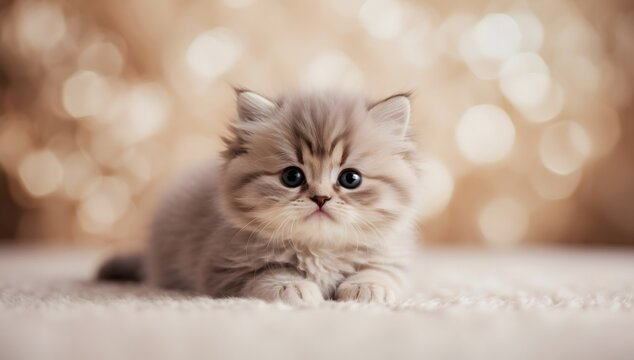
#> input picture Lab5/Images/cat.jpg, 634 x 360 px
$ jupyter execute Lab5.ipynb   (older library calls are emulated)
#> lines starting #> are read from the running program, lines starting #| are printed output that depends on the picture
## *Spatial Filtering – Smoothing and Sharpening* 🖼️✨

### Importing the Libraries  📚

[cell 1]
import cv2
import numpy as np
import matplotlib.pyplot as plt

### Task 1 📦

[cell 2]
def task1_box_filter():
    """
    Convolve an image with a 7x7 box filter, and output the
    original and smoothed image side by side.
    """
    print("\n" + "=" * 60)
    print("📦 TASK 1: 7x7 Box Filter")
    print("=" * 60)

    # Read the image
    img = cv2.imread('Images/cat.jpg')
#> img is the input picture: shape (360, 634, 3); mean B, G, R 150.4, 167.3, 190.5

    # Check if image loaded
    if img is None:
        print("❌ Error: Could not load 'Images/cat.jpg'")
        return

    # Convert BGR to RGB
    img_rgb = cv2.cvtColor(img, cv2.COLOR_BGR2RGB)

    # Create 7x7 box filter (averaging filter)
    kernel_size = 7
    box_kernel = np.ones((kernel_size, kernel_size), np.float32) / (kernel_size ** 2)

    # Apply the box filter
    smoothed = cv2.filter2D(img_rgb, -1, box_kernel)

    # Display results side by side
    plt.figure(figsize=(12, 6))

    plt.subplot(1, 2, 1)
    plt.imshow(img_rgb)
    plt.title('Original Image', fontsize=14, fontweight='bold')
    plt.axis('off')

    plt.subplot(1, 2, 2)
    plt.imshow(smoothed)
    plt.title('Smoothed Image (7x7 Box Filter)', fontsize=14, fontweight='bold')
    plt.axis('off')

    plt.suptitle('Task 1: Box Filter Smoothing', fontsize=16, fontweight='bold', color='navy')
    plt.tight_layout()
    plt.savefig('task1_box_filter.png', dpi=150, bbox_inches='tight')
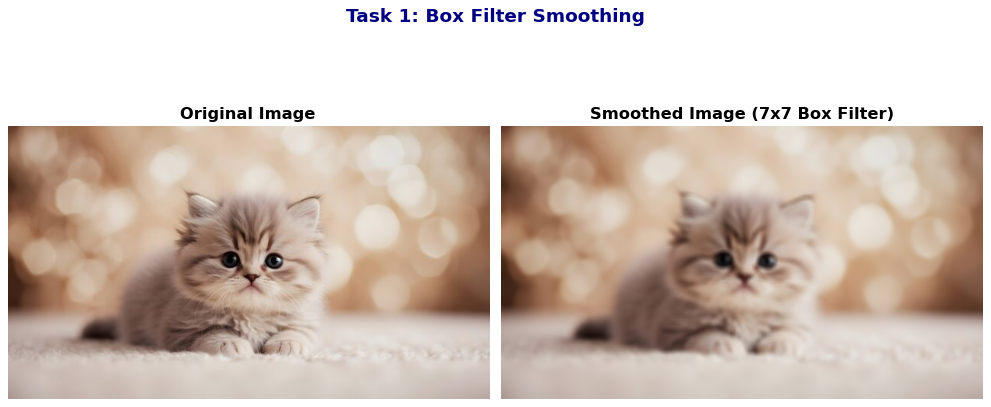
#> figure drawn by matplotlib, 2 panels
    plt.show()

    print("✅ Task 1 completed!")
    print("💾 Saved: task1_box_filter.png")

### Task 2 🌀

[cell 3]
# ════════════════════════════════════════════════════════════════════════════
# TASK #2: Apply 5x5 and 21x21 Gaussian filters
# ════════════════════════════════════════════════════════════════════════════
def task2_gaussian_filter():
    """
    Apply a 5x5 Gaussian filter to the image, then a 21x21 Gaussian filter,
    and show the three images side by side.
    """
    print("\n" + "=" * 60)
    print("🌀 TASK 2: Gaussian Filters (5x5 and 21x21)")
    print("=" * 60)

    # Read the image
    img = cv2.imread('Images/cat.jpg')

    # Check if image loaded
    if img is None:
        print("❌ Error: Could not load 'Images/cat.jpg'")
        return

    # Convert BGR to RGB
    img_rgb = cv2.cvtColor(img, cv2.COLOR_BGR2RGB)

    # Apply 5x5 Gaussian filter
    gaussian_5x5 = cv2.GaussianBlur(img_rgb, (5, 5), 0)

    # Apply 21x21 Gaussian filter
    gaussian_21x21 = cv2.GaussianBlur(img_rgb, (21, 21), 0)

    # Display three images side by side
    plt.figure(figsize=(18, 6))

    plt.subplot(1, 3, 1)
    plt.imshow(img_rgb)
    plt.title('Original Image', fontsize=14, fontweight='bold')
    plt.axis('off')

    plt.subplot(1, 3, 2)
    plt.imshow(gaussian_5x5)
    plt.title('5x5 Gaussian Filter', fontsize=14, fontweight='bold')
    plt.axis('off')

    plt.subplot(1, 3, 3)
    plt.imshow(gaussian_21x21)
    plt.title('21x21 Gaussian Filter', fontsize=14, fontweight='bold')
    plt.axis('off')

    plt.suptitle('Task 2: Gaussian Filter Comparison', fontsize=16, fontweight='bold', color='navy')
    plt.tight_layout()
    plt.savefig('task2_gaussian_filter.png', dpi=150, bbox_inches='tight')
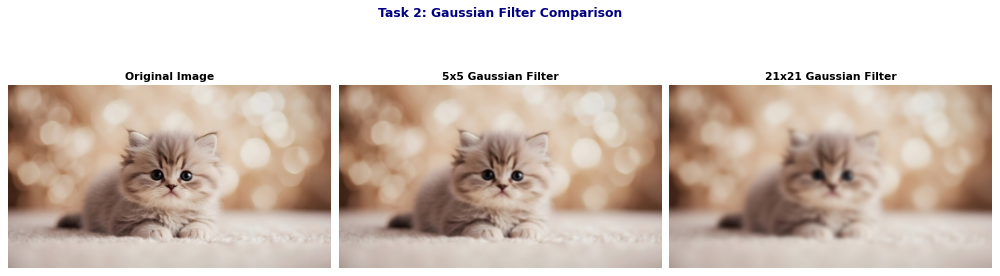
#> figure drawn by matplotlib, 3 panels
    plt.show()

    print("✅ Task 2 completed!")
    print("💾 Saved: task2_gaussian_filter.png")

### Task 3  🔪

[cell 4]
# ════════════════════════════════════════════════════════════════════════════
# TASK #3: Laplacian Sharpening (3x3)
# ════════════════════════════════════════════════════════════════════════════
def task3_laplacian_sharpening():
    """
    Apply a 3x3 Laplacian filter to sharpen the image.

    Steps:
    1. Read the image
    2. Convert image to float32
    3. Use the cv2.Laplacian() function
    4. Sharpen the image using: np.clip(image_float - laplacian, 0, 1)
    5. Plot the original, Laplacian result, and sharpened image
    """
    print("\n" + "=" * 60)
    print("🔪 TASK 3: Laplacian Sharpening (3x3)")
    print("=" * 60)

    # Step 1: Read the image
    print("   Step 1: Reading the image...")
    img = cv2.imread('Images/cat.jpg')

    # Check if image loaded
    if img is None:
        print("❌ Error: Could not load 'Images/cat.jpg'")
        return

    # Convert BGR to RGB
    img_rgb = cv2.cvtColor(img, cv2.COLOR_BGR2RGB)

    # Step 2: Convert image to float32
    print("   Step 2: Converting image to float32...")
    image_float = img_rgb.astype(np.float32) / 255.0

    # Step 3: Use the cv2.Laplacian() function
    print("   Step 3: Applying cv2.Laplacian() function...")
    laplacian = cv2.Laplacian(image_float, cv2.CV_32F, ksize=3)
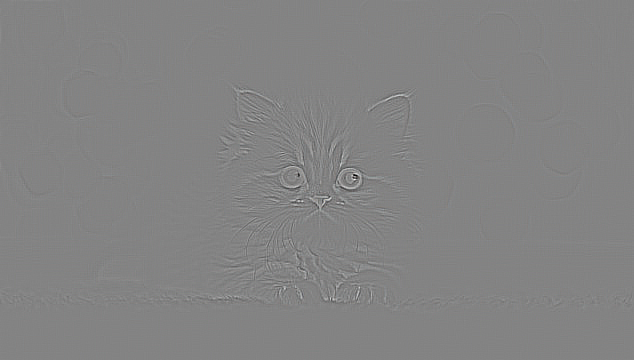
#> laplacian: shape (360, 634, 3) float32; mean R, G, B 4.29e-05, 4.18e-05, 4.38e-05; drawn with min black and max white

    # Step 4: Sharpen the image using: np.clip(image_float - laplacian, 0, 1)
    print("   Step 4: Sharpening image using np.clip(image_float - laplacian, 0, 1)...")
    sharpened = np.clip(image_float - laplacian, 0, 1)
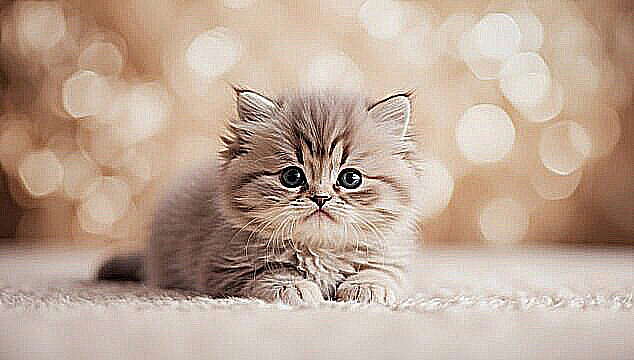
#> sharpened: shape (360, 634, 3) float32; mean R, G, B 0.746, 0.657, 0.591

    # Normalize Laplacian for visualization
    laplacian_display = cv2.normalize(laplacian, None, 0, 1, cv2.NORM_MINMAX)

    # Step 5: Plot the original, Laplacian result, and sharpened image
    print("   Step 5: Plotting results...")
    plt.figure(figsize=(18, 6))

    plt.subplot(1, 3, 1)
    plt.imshow(image_float)
    plt.title('Original Image', fontsize=14, fontweight='bold')
    plt.axis('off')

    plt.subplot(1, 3, 2)
    plt.imshow(laplacian_display)
    plt.title('Laplacian Filter Result', fontsize=14, fontweight='bold')
    plt.axis('off')

    plt.subplot(1, 3, 3)
    plt.imshow(sharpened)
    plt.title('Sharpened Image', fontsize=14, fontweight='bold')
    plt.axis('off')

    plt.suptitle('Task 3: Laplacian Sharpening', fontsize=16, fontweight='bold', color='navy')
    plt.tight_layout()
    plt.savefig('task3_laplacian_sharpening.png', dpi=150, bbox_inches='tight')
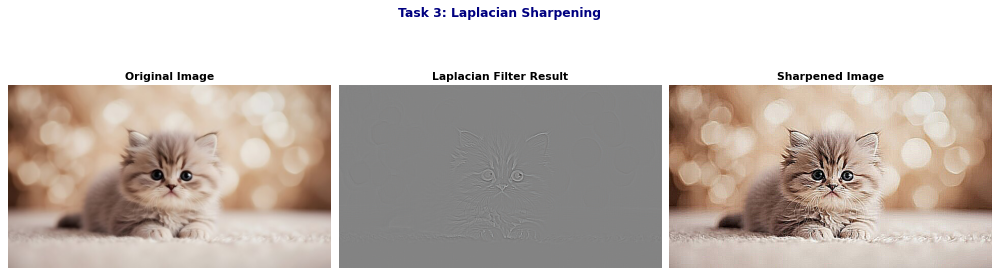
#> figure drawn by matplotlib, 3 panels
    plt.show()

    print("✅ Task 3 completed!")
    print("💾 Saved: task3_laplacian_sharpening.png")

$ run again, with Lab5/Images/task1_box_filter.png saved as Lab5/Images/cat.jpg
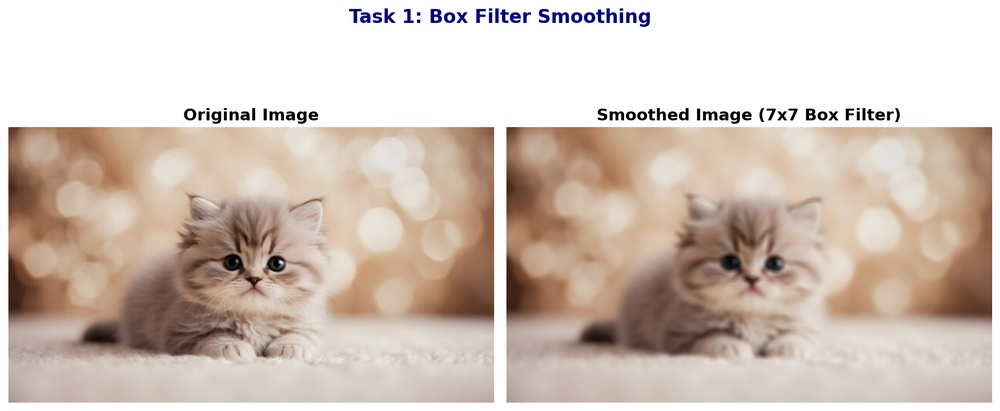
#> input picture Lab5/Images/task1_box_filter.png, 1000 x 411 px, shrunk from 1785 x 734 before the run
#> in task1_box_filter, img is the input picture: shape (411, 1000, 3); mean B, G, R 184.5, 195.1, 210.2
#> in task3_laplacian_sharpening, `laplacian = cv2.Laplacian(image_float, cv2.CV_32F, ksize=3)`:
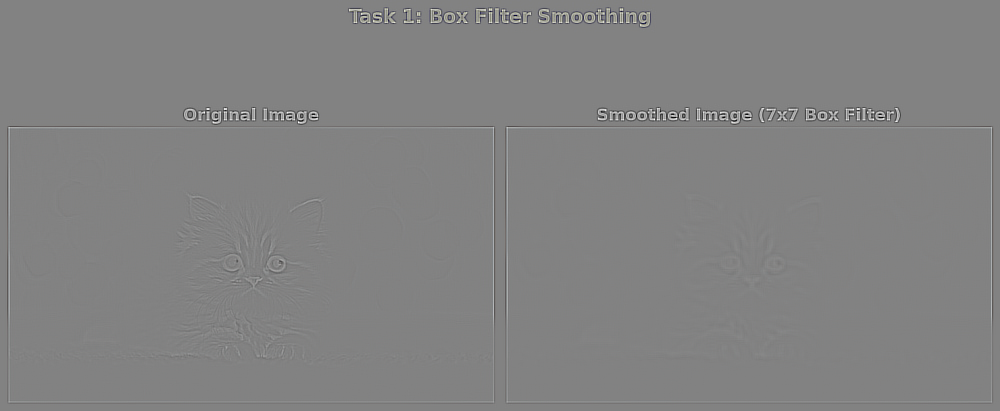
#> laplacian: shape (411, 1000, 3) float32; mean R, G, B -7.95e-07, -1.23e-05, -4.78e-06; drawn with min black and max white
#> in task3_laplacian_sharpening, `sharpened = np.clip(image_float - laplacian, 0, 1)`:
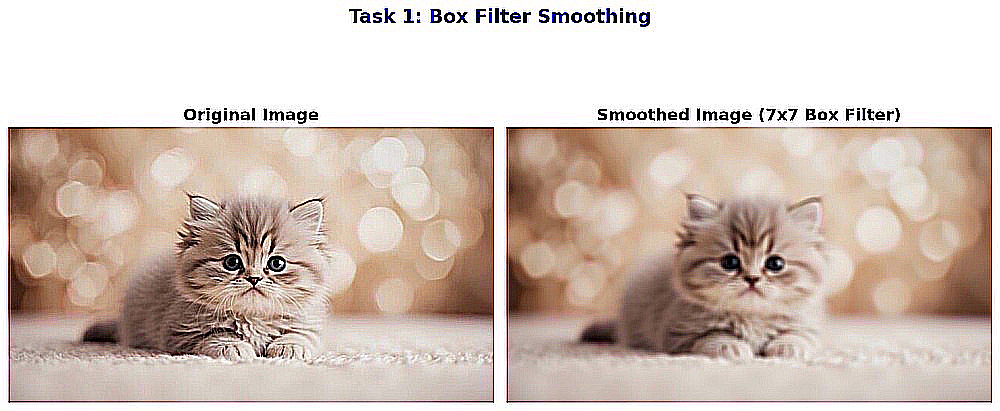
#> sharpened: shape (411, 1000, 3) float32; mean R, G, B 0.819, 0.76, 0.718

$ run again, with Lab5/Images/task2_gaussian_filter.png saved as Lab5/Images/cat.jpg
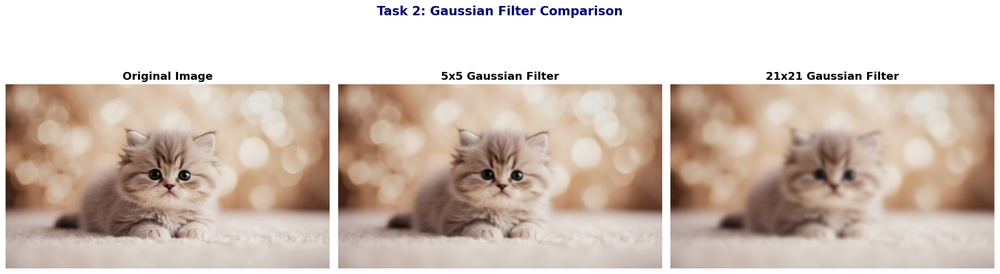
#> input picture Lab5/Images/task2_gaussian_filter.png, 1000 x 274 px, shrunk from 2685 x 735 before the run
#> in task1_box_filter, img is the input picture: shape (274, 1000, 3); mean B, G, R 184.7, 195.4, 210.5
#> in task3_laplacian_sharpening, `laplacian = cv2.Laplacian(image_float, cv2.CV_32F, ksize=3)`:
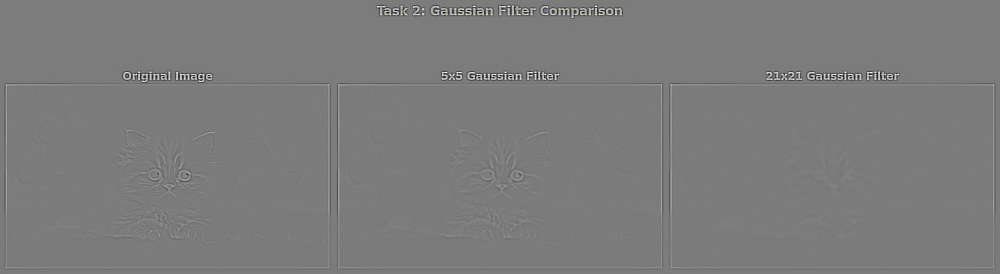
#> laplacian: shape (274, 1000, 3) float32; mean R, G, B 1.72e-06, 6.84e-07, 9.33e-06; drawn with min black and max white
#> in task3_laplacian_sharpening, `sharpened = np.clip(image_float - laplacian, 0, 1)`:
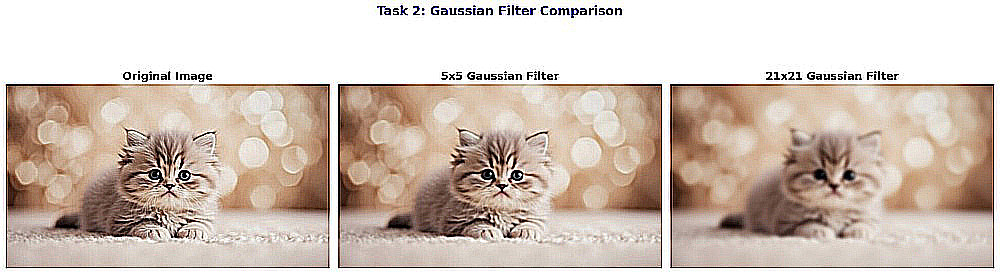
#> sharpened: shape (274, 1000, 3) float32; mean R, G, B 0.819, 0.76, 0.718

$ run again, with Lab5/Images/task3_laplacian_sharpening.png saved as Lab5/Images/cat.jpg
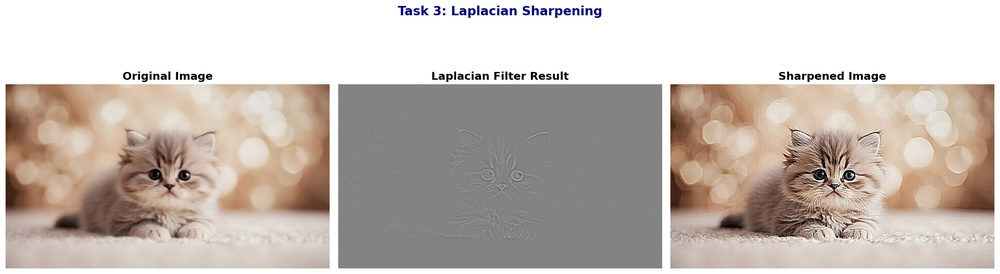
#> input picture Lab5/Images/task3_laplacian_sharpening.png, 1000 x 274 px, shrunk from 2685 x 735 before the run
#> in task1_box_filter, img is the input picture: shape (274, 1000, 3); mean B, G, R 180.7, 187.7, 197.7
#> in task3_laplacian_sharpening, `laplacian = cv2.Laplacian(image_float, cv2.CV_32F, ksize=3)`:
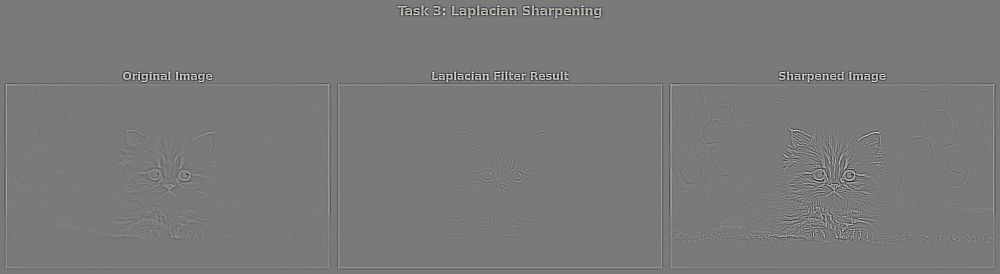
#> laplacian: shape (274, 1000, 3) float32; mean R, G, B -4.01e-07, -1.15e-07, 3.73e-06; drawn with min black and max white
#> in task3_laplacian_sharpening, `plt.savefig('task3_laplacian_sharpening.png', dpi=150, bbox_inches='ti..`:
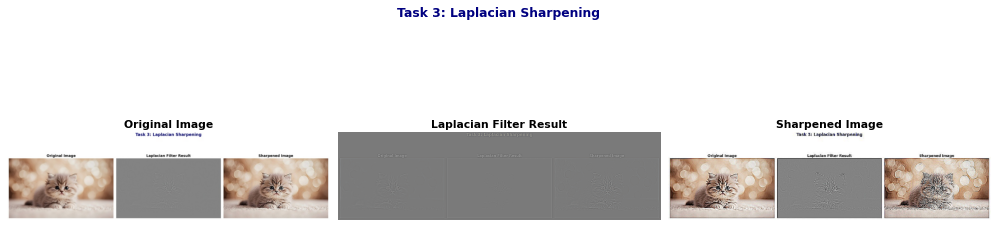
#> figure drawn by matplotlib, 3 panels
